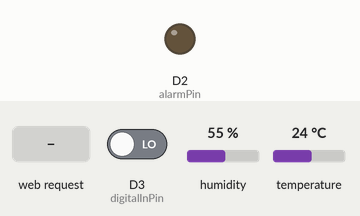
Simulated run of this sketch. Board: ESP8266 (NodeMCU). Parts: output pins drawn as LEDs (lit = HIGH). The test bench sets the inputs (shaded band); at power-on: D3 (digitalInPin) LOW, humidity 55 %, temperature 24 °C. WiFi joins after 1.5 s; servers stay silent unless stated; network time is answered at once with the bench clock; the local clock reads 2024-03-15 10:24:30 at power-on unless the sketch sets it; what the sketch prints to the serial monitor is not drawn.

Above: at 3.3 s.
3.4 s: HTTP request GET / received
Timing chart, 0 to 6.4 s (numbered marks = the images above; inputs shaded):
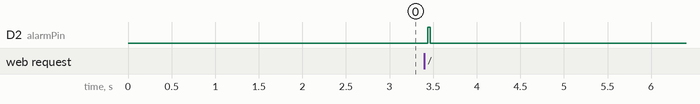

Measured:
- after the input at 3.4 s, D2 (alarmPin): LOW → HIGH at once, → LOW 0.03 s later

The sketch:

NodeMCU_SoriGame_V2_CompanionToChrismasTreeWater_2020.ino
```cpp
// AE 12/14/19 - using NODEMCU to implement simple "Sori" game
//
// some server concepts from: https://lastminuteengineers.com/esp8266-dht11-dht22-web-server-tutorial/
//

#include <ESP8266WiFi.h>
#include <ESP8266WebServer.h>
// add for time support
#include <NTPClient.h>
#include <WiFiUdp.h>
// added DHT11 temp and humidity sensor
#include "DHT.h"

DHT dht;

// Define NTP Client to get time
WiFiUDP ntpUDP;
NTPClient timeClient(ntpUDP);

// Variables to save date and time
String formattedDate;
String dayStamp;
String timeStamp;


/*Put your SSID & Password*/
const char* ssid = "asdfgbvcxz";
const char* password = "2w3e4r5tdolly";
const int analogInPin = A0;   // ESP8266 Analog pin ADC0 = A0
const int digitalInPin = 0;  // ESP8266 digital pin 0 equates to D3 on nodemcu board
const int alarmPin = D2;       // audio alarm on connect
const int dhtPin = D1;         // pin for reading values for temperature/humidity sensor
int iInputValue = 0;          // value read from analog input
bool bTerminalState = false;     // Indicates when terminal state of game is reached
int iDigitalInValue = 0;
int iPerseveranceLevel = 0;   // controls display of perseverance level


ESP8266WebServer server(80);

unsigned long ulAttemptCounter = 0;          // bogus "attempt" counter for Louie

float Temperature;


void setup() {
  Serial.begin(9600);
  delay(100);

  pinMode(digitalInPin, INPUT);   // reads light state from light control board
  pinMode(alarmPin, OUTPUT);      // alarm pin
  Serial.println("Connecting to ");
  Serial.println(ssid);

  //connect to network
  WiFi.begin(ssid, password);

  //check wi-fi is connected to wi-fi network
  while (WiFi.status() != WL_CONNECTED) {
  delay(1000);
  Serial.print(".");
  }
  Serial.println("");
  Serial.println("WiFi connected..!");
  Serial.print("Got IP: ");  Serial.println(WiFi.localIP());

  server.on("/", handle_OnConnect);
  server.onNotFound(handle_NotFound);

  server.begin();
  Serial.println("HTTP server started");

// Initialize a NTPClient to get time
  timeClient.begin();
  // Set offset time in seconds to adjust for your timezone, for example:
  // GMT +1 = 3600
  // GMT +8 = 28800
  // GMT -1 = -3600
  // GMT 0 = 0


  timeClient.setTimeOffset(0);

  dht.setup(dhtPin);

}
void loop() {

  server.handleClient();

}

void handle_OnConnect() {

  iInputValue = analogRead(analogInPin);    // get water level reading
  iDigitalInValue = digitalRead(digitalInPin); // get light state
  Serial.print(iInputValue);
  Serial.print("\t");
  Serial.println(iDigitalInValue);

  if(bTerminalState)
  {
    server.send(200, "text/html", SendHTML_FinishGame(iInputValue));
  }
  else
  {
    server.send(200, "text/html", SendHTML_1(iInputValue));
  }


  // signify that a connection has been made
  digitalWrite(alarmPin,HIGH);
  delay(30);
  digitalWrite(alarmPin,LOW);


}

void handle_NotFound(){
  server.send(404, "text/plain", "Not found");
}

String SendHTML_1(int iValue){

  /********* NTP stuff from:
    Rui Santos
    Complete project details at https://randomnerdtutorials.com
    Based on the NTP Client library example
  *********/

  while(!timeClient.update()) {
    timeClient.forceUpdate();
  }
  // The formattedDate comes with the following format:
  // 2018-05-28T16:00:13Z
  // We need to extract date and time
  formattedDate = timeClient.getFormattedDate();
  // Extract date
  int splitT = formattedDate.indexOf("T");
  dayStamp = formattedDate.substring(0, splitT);
  // Extract time
  timeStamp = formattedDate.substring(splitT+1, formattedDate.length()-1);

  float f = dht.toFahrenheit(dht.getTemperature());
  float h = dht.getHumidity();

  String ptr = "<!DOCTYPE html> <html>\n";

    ptr +="<head><meta name=\"viewport\" content=\"width=device-width, initial-scale=1.0, user-scalable=no\">\n";
    ptr +="<title>Sori Interface V2.3</title>\n";
    ptr +="<style>html { font-family: Helvetica; display: inline-block; margin: 0px auto; text-align: center;}\n";
    ptr +="body{margin-top: 50px;} h1 {color: #444444;margin: 50px auto 30px;}\n";
    ptr +="p {font-size: 24px;color: #444444;margin-bottom: 10px;}\n";
    ptr +="</style>\n";
    ptr +="</head>\n";
    ptr +="<body>\n";
    ptr +="<div id=\"webpage\">\n";
    ptr +="<h1>Al and Cheryl's Tree Monitor</h1>\n";

    ptr +="<p>Water Level: ";
    ptr +=iInputValue/9; // water level from sensor
    //ptr +=iInputValue; // water level from sensor
    ptr +="% full</p>";

    ptr +="<p>Light Status: ";
    if(iDigitalInValue == 1)
      {
        ptr +="On";
      }
      else
      {
        ptr +="Off";
      }
    ptr +="</p>";

    ptr +="<p>relative humidity: ";
    ptr += int(h);                   // humidity from sensor
    ptr +="%";
    ptr +="   temperature: ";
    ptr +=int(f);                    // temperature from sensor
    ptr +=" degrees";
    ptr +="</p>";


    ptr +="<p>";
    ptr +=dayStamp;
    ptr +=" ";
    ptr +=timeStamp;
    ptr +=" UTC";

    ptr +="</div>\n";
    ptr +="</body>\n";
    ptr +="</html>\n";

  return ptr;
}

String SendHTML_FinishGame(int iValue){

  while(!timeClient.update()) {
    timeClient.forceUpdate();
  }
  // The formattedDate comes with the following format:
  // 2018-05-28T16:00:13Z
  // We need to extract date and time
  formattedDate = timeClient.getFormattedDate();
  // Extract date
  int splitT = formattedDate.indexOf("T");
  dayStamp = formattedDate.substring(0, splitT);
  // Extract time
  timeStamp = formattedDate.substring(splitT+1, formattedDate.length()-1);

  String ptr = "<!DOCTYPE html> <html>\n";

    ptr +="<head><meta name=\"viewport\" content=\"width=device-width, initial-scale=1.0, user-scalable=no\">\n";
    ptr +="<title>Sori Interface V2.3</title>\n";
    ptr +="<style>html { font-family: Helvetica; display: inline-block; margin: 0px auto; text-align: center;}\n";
    ptr +="body{margin-top: 50px;} h1 {color: #444444;margin: 50px auto 30px;}\n";
    ptr +="p {font-size: 24px;color: #444444;margin-bottom: 10px;}\n";
    ptr +="</style>\n";
    ptr +="</head>\n";
    ptr +="<body>\n";
    ptr +="<div id=\"webpage\">\n";
    ptr +="<h1>Congratulations Player 217</h1>\n";

    ptr +="<p> Amazon Gift Certificate Number:  xxxx-xxxxxx-xxxxx";

    ptr +="<p>Game Reset in process...";
    // display date and time
    ptr +="<p>";
    ptr +=dayStamp;
    ptr +=" ";
    ptr +=timeStamp;
    ptr +=" UTC";

    ptr +="</div>\n";
    ptr +="</body>\n";
    ptr +="</html>\n";

    // reset game
    //bTerminalState = false;   // set to false to reset game, leave true to remain in terminal state

    ulAttemptCounter = 1;
    iPerseveranceLevel = 0;

  return ptr;
}
```
